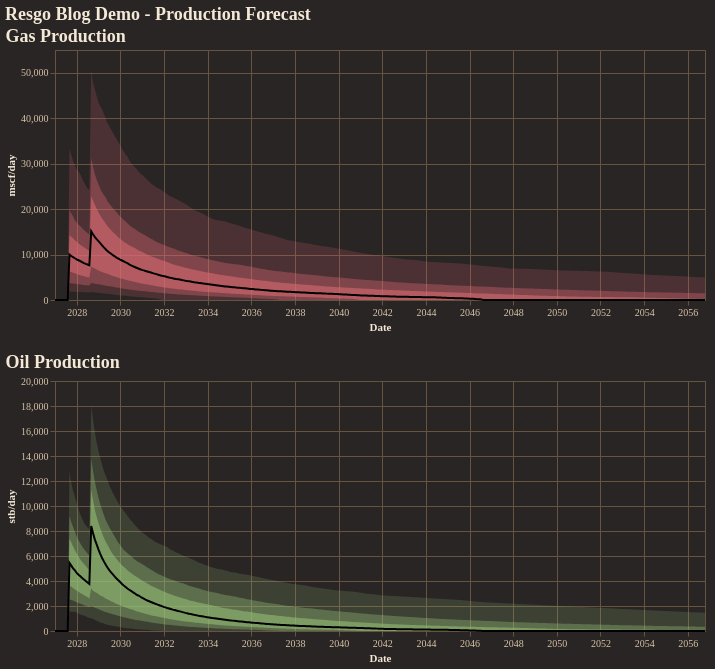

The code cell stored with this chart in its notebook:
### Code cell
fig = reporter.plotter.combined_production_plot(
    figsize=(650, 250),
    backend=PLOTTING_BACKEND
)
fig.show()

### Figure 1 — Vega-Lite specification as saved in the notebook (floating-point values rounded to 4 significant figures; data arrays with more than 128 entries replaced by an {"elided": "..."} marker saying what was removed)
{"config": {"background": "#292524", "view": {"fill": "#292524", "stroke": "#665340"}, "title": {"color": "#f4e9d7", "font": "Merriweather", "fontSize": 18, "fontWeight": 600, "subtitleColor": "#d5c2a6", "anchor": "start"}, "axis": {"domainColor": "#665340", "gridColor": "#665340", "tickColor": "#665340", "labelColor": "#d5c2a6", "titleColor": "#f4e9d7", "labelFont": "Merriweather", "titleFont": "Merriweather"}, "legend": {"titleColor": "#f4e9d7", "labelColor": "#d5c2a6", "labelFont": "Merriweather", "titleFont": "Merriweather", "orient": "top-right", "symbolType": "circle"}, "header": {"labelColor": "#d5c2a6", "titleColor": "#f4e9d7", "labelFont": "Merriweather", "titleFont": "Merriweather"}, "mark": {"color": "#c78d3b"}, "line": {"color": "#c78d3b"}, "bar": {"color": "#c78d3b"}, "point": {"color": "#ddb06d"}, "area": {"color": "#c78d3b", "opacity": 0.35}, "text": {"color": "#f4e9d7", "font": "Merriweather"}, "range": {"category": ["#5DA5DA", "#F28E2B", "#59C36A", "#E15759", "#B07AA1", "#4ECDC4", "#FF9DA7", "#EDC948"]}}, "vconcat": [{"layer": [{"mark": {"type": "area", "color": "rgba(224, 108, 117, 1.0)", "opacity": 0.18}, "encoding": {"tooltip": [{"field": "date", "title": "Date", "type": "temporal"}, {"field": "p01", "format": ",.2f", "title": "P01", "type": "quantitative"}, {"field": "p10", "format": ",.2f", "title": "P10", "type": "quantitative"}, {"field": "p25", "format": ",.2f", "title": "P25", "type": "quantitative"}, {"field": "p50", "format": ",.2f", "title": "P50", "type": "quantitative"}, {"field": "p75", "format": ",.2f", "title": "P75", "type": "quantitative"}, {"field": "p90", "format": ",.2f", "title": "P90", "type": "quantitative"}, {"field": "p99", "format": ",.2f", "title": "P99", "type": "quantitative"}], "x": {"field": "date", "title": "Date", "type": "temporal"}, "y": {"field": "p01", "title": "mscf/day", "type": "quantitative"}, "y2": {"field": "p99"}}}, {"mark": {"type": "area", "color": "rgba(224, 108, 117, 1.0)", "opacity": 0.35}, "encoding": {"tooltip": [{"field": "date", "title": "Date", "type": "temporal"}, {"field": "p01", "format": ",.2f", "title": "P01", "type": "quantitative"}, {"field": "p10", "format": ",.2f", "title": "P10", "type": "quantitative"}, {"field": "p25", "format": ",.2f", "title": "P25", "type": "quantitative"}, {"field": "p50", "format": ",.2f", "title": "P50", "type": "quantitative"}, {"field": "p75", "format": ",.2f", "title": "P75", "type": "quantitative"}, {"field": "p90", "format": ",.2f", "title": "P90", "type": "quantitative"}, {"field": "p99", "format": ",.2f", "title": "P99", "type": "quantitative"}], "x": {"field": "date", "title": "Date", "type": "temporal"}, "y": {"field": "p10", "title": "mscf/day", "type": "quantitative"}, "y2": {"field": "p90"}}}, {"mark": {"type": "area", "color": "rgba(224, 108, 117, 1.0)", "opacity": 0.55}, "encoding": {"tooltip": [{"field": "date", "title": "Date", "type": "temporal"}, {"field": "p01", "format": ",.2f", "title": "P01", "type": "quantitative"}, {"field": "p10", "format": ",.2f", "title": "P10", "type": "quantitative"}, {"field": "p25", "format": ",.2f", "title": "P25", "type": "quantitative"}, {"field": "p50", "format": ",.2f", "title": "P50", "type": "quantitative"}, {"field": "p75", "format": ",.2f", "title": "P75", "type": "quantitative"}, {"field": "p90", "format": ",.2f", "title": "P90", "type": "quantitative"}, {"field": "p99", "format": ",.2f", "title": "P99", "type": "quantitative"}], "x": {"field": "date", "title": "Date", "type": "temporal"}, "y": {"field": "p25", "title": "mscf/day", "type": "quantitative"}, "y2": {"field": "p75"}}}, {"mark": {"type": "line", "color": "black", "strokeWidth": 2}, "encoding": {"tooltip": [{"field": "date", "title": "Date", "type": "temporal"}, {"field": "p01", "format": ",.2f", "title": "P01", "type": "quantitative"}, {"field": "p10", "format": ",.2f", "title": "P10", "type": "quantitative"}, {"field": "p25", "format": ",.2f", "title": "P25", "type": "quantitative"}, {"field": "p50", "format": ",.2f", "title": "P50", "type": "quantitative"}, {"field": "p75", "format": ",.2f", "title": "P75", "type": "quantitative"}, {"field": "p90", "format": ",.2f", "title": "P90", "type": "quantitative"}, {"field": "p99", "format": ",.2f", "title": "P99", "type": "quantitative"}], "x": {"field": "date", "title": "Date", "type": "temporal"}, "y": {"field": "p50", "title": "mscf/day", "type": "quantitative"}}}], "data": {"name": "data-2c4021d04a5f294d5a44e2c1d4e2aeb9"}, "height": 250, "title": "Gas Production", "width": 650}, {"layer": [{"mark": {"type": "area", "color": "rgba(152, 195, 121, 1.0)", "opacity": 0.18}, "encoding": {"tooltip": [{"field": "date", "title": "Date", "type": "temporal"}, {"field": "p01", "format": ",.2f", "title": "P01", "type": "quantitative"}, {"field": "p10", "format": ",.2f", "title": "P10", "type": "quantitative"}, {"field": "p25", "format": ",.2f", "title": "P25", "type": "quantitative"}, {"field": "p50", "format": ",.2f", "title": "P50", "type": "quantitative"}, {"field": "p75", "format": ",.2f", "title": "P75", "type": "quantitative"}, {"field": "p90", "format": ",.2f", "title": "P90", "type": "quantitative"}, {"field": "p99", "format": ",.2f", "title": "P99", "type": "quantitative"}], "x": {"field": "date", "title": "Date", "type": "temporal"}, "y": {"field": "p01", "title": "stb/day", "type": "quantitative"}, "y2": {"field": "p99"}}}, {"mark": {"type": "area", "color": "rgba(152, 195, 121, 1.0)", "opacity": 0.35}, "encoding": {"tooltip": [{"field": "date", "title": "Date", "type": "temporal"}, {"field": "p01", "format": ",.2f", "title": "P01", "type": "quantitative"}, {"field": "p10", "format": ",.2f", "title": "P10", "type": "quantitative"}, {"field": "p25", "format": ",.2f", "title": "P25", "type": "quantitative"}, {"field": "p50", "format": ",.2f", "title": "P50", "type": "quantitative"}, {"field": "p75", "format": ",.2f", "title": "P75", "type": "quantitative"}, {"field": "p90", "format": ",.2f", "title": "P90", "type": "quantitative"}, {"field": "p99", "format": ",.2f", "title": "P99", "type": "quantitative"}], "x": {"field": "date", "title": "Date", "type": "temporal"}, "y": {"field": "p10", "title": "stb/day", "type": "quantitative"}, "y2": {"field": "p90"}}}, {"mark": {"type": "area", "color": "rgba(152, 195, 121, 1.0)", "opacity": 0.55}, "encoding": {"tooltip": [{"field": "date", "title": "Date", "type": "temporal"}, {"field": "p01", "format": ",.2f", "title": "P01", "type": "quantitative"}, {"field": "p10", "format": ",.2f", "title": "P10", "type": "quantitative"}, {"field": "p25", "format": ",.2f", "title": "P25", "type": "quantitative"}, {"field": "p50", "format": ",.2f", "title": "P50", "type": "quantitative"}, {"field": "p75", "format": ",.2f", "title": "P75", "type": "quantitative"}, {"field": "p90", "format": ",.2f", "title": "P90", "type": "quantitative"}, {"field": "p99", "format": ",.2f", "title": "P99", "type": "quantitative"}], "x": {"field": "date", "title": "Date", "type": "temporal"}, "y": {"field": "p25", "title": "stb/day", "type": "quantitative"}, "y2": {"field": "p75"}}}, {"mark": {"type": "line", "color": "black", "strokeWidth": 2}, "encoding": {"tooltip": [{"field": "date", "title": "Date", "type": "temporal"}, {"field": "p01", "format": ",.2f", "title": "P01", "type": "quantitative"}, {"field": "p10", "format": ",.2f", "title": "P10", "type": "quantitative"}, {"field": "p25", "format": ",.2f", "title": "P25", "type": "quantitative"}, {"field": "p50", "format": ",.2f", "title": "P50", "type": "quantitative"}, {"field": "p75", "format": ",.2f", "title": "P75", "type": "quantitative"}, {"field": "p90", "format": ",.2f", "title": "P90", "type": "quantitative"}, {"field": "p99", "format": ",.2f", "title": "P99", "type": "quantitative"}], "x": {"field": "date", "title": "Date", "type": "temporal"}, "y": {"field": "p50", "title": "stb/day", "type": "quantitative"}}}], "data": {"name": "data-96e2b4653555fce75177f603fa0a5f4e"}, "height": 250, "title": "Oil Production", "width": 650}], "title": "Resgo Blog Demo - Production Forecast", "$schema": "https://vega.github.io/schema/vega-lite/v5.20.1.json", "datasets": {"data-2c4021d04a5f294d5a44e2c1d4e2aeb9": {"elided": "360 records"}, "data-96e2b4653555fce75177f603fa0a5f4e": {"elided": "360 records"}}}
